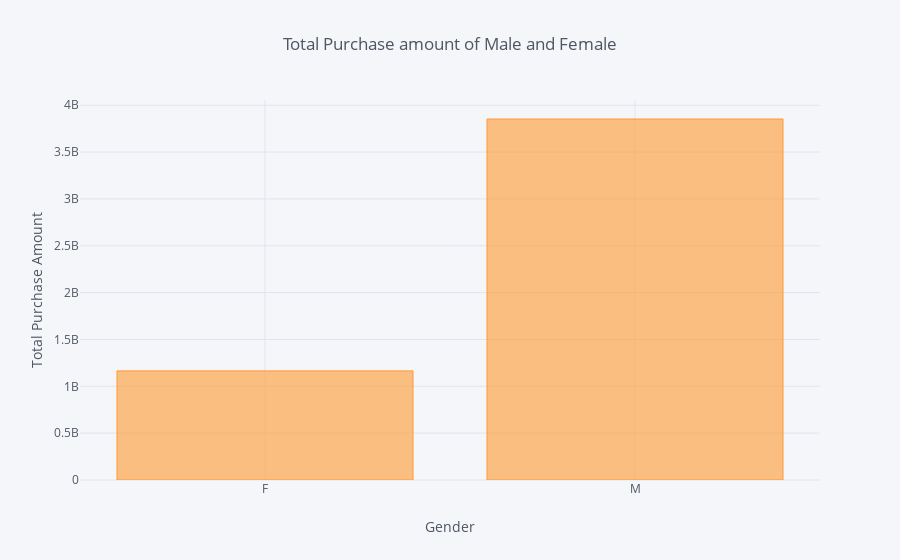

Notebook cell for this chart:
### Markdown cell above
### 6). Let us see the total purchase amount of Male and Female.

### Code cell
temp_df = df.groupby('Gender', axis=0)['Purchase'].sum().reset_index()
temp_df.iplot(kind='bar', x='Gender', y='Purchase', title='Total Purchase amount of Male and Female',
             xTitle='Gender', yTitle='Total Purchase Amount', color='orange')

### Figure 1 — Plotly figure (JSON) as saved in the notebook; plotly's stock layout.template omitted (floating-point values rounded to 4 significant figures)
{"data": [{"marker": {"color": "rgba(255, 153, 51, 0.6)", "line": {"color": "rgba(255, 153, 51, 1.0)", "width": 1}}, "name": "Purchase", "orientation": "v", "text": "", "type": "bar", "uid": "c9f2baa0-806b-4372-b426-d79ea2ddcd80", "x": ["F", "M"], "y": [1164624021, 3853044357]}], "layout": {"legend": {"bgcolor": "#F5F6F9", "font": {"color": "#4D5663"}}, "paper_bgcolor": "#F5F6F9", "plot_bgcolor": "#F5F6F9", "title": {"font": {"color": "#4D5663"}, "text": "Total Purchase amount of Male and Female"}, "xaxis": {"gridcolor": "#E1E5ED", "showgrid": true, "tickfont": {"color": "#4D5663"}, "title": {"font": {"color": "#4D5663"}, "text": "Gender"}, "zerolinecolor": "#E1E5ED"}, "yaxis": {"gridcolor": "#E1E5ED", "showgrid": true, "tickfont": {"color": "#4D5663"}, "title": {"font": {"color": "#4D5663"}, "text": "Total Purchase Amount"}, "zerolinecolor": "#E1E5ED"}}}
